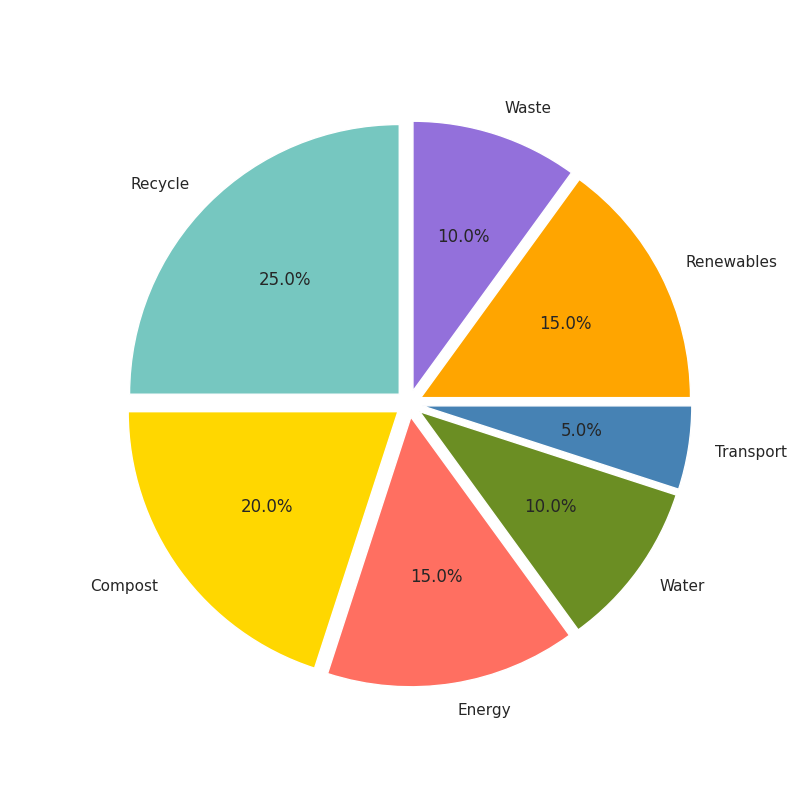

Reproduce this figure in Python.
import matplotlib.pyplot as plt

# Updated dataset with additional made-up data series
labels = ['Recycle', 'Compost', 'Energy', 'Water', 'Transport', 'Renewables', 'Waste']
percentages = [25, 20, 15, 10, 5, 15, 10]
colors = ['#76C7C0', '#FFD700', '#FF6F61', '#6B8E23', '#4682B4', '#FFA500', '#9370DB']

fig, ax = plt.subplots(figsize=(8, 8))
ax.pie(
    percentages,
    colors=colors,
    startangle=90,
    labels=labels,
    autopct='%1.1f%%',
    explode=(0.05, 0.05, 0.05, 0.05, 0.05, 0.05, 0.05)
)

ax.axis('equal')

plt.show()
